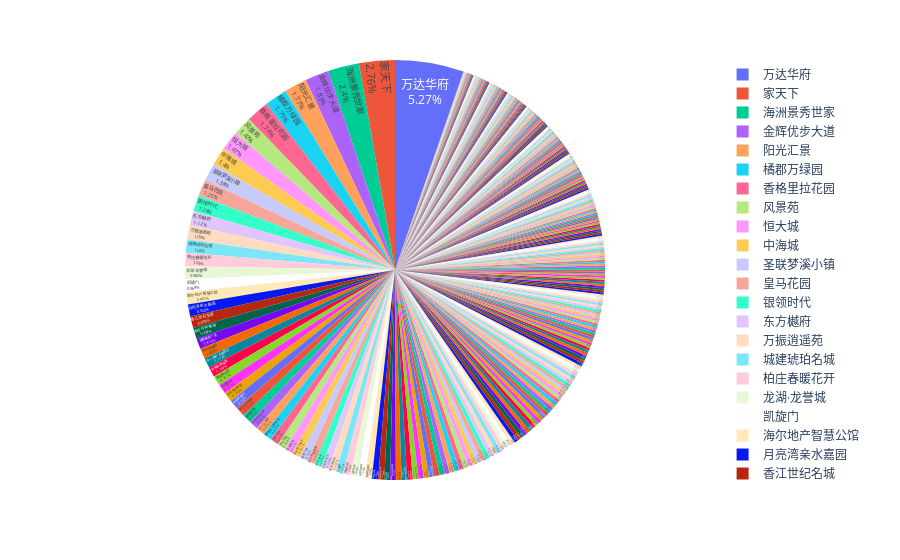

The cell this chart's notebook holds for it:
### Code cell
pd_df = df.toPandas()
fig = px.pie(pd_df,values='BuildingArea',names='xiaoqu')
fig.update_traces(textposition='inside', 
                  textinfo='percent+label'
                 )

### Figure 1 — Plotly figure (JSON) as saved in the notebook; plotly's stock layout.template omitted (floating-point values rounded to 4 significant figures; data arrays with more than 128 entries replaced by an {"elided": "..."} marker saying what was removed)
{"data": [{"domain": {"x": [0, 1], "y": [0, 1]}, "hovertemplate": "xiaoqu=%{label}<br>BuildingArea=%{value}<extra></extra>", "labels": {"elided": "1686 str values"}, "legendgroup": "", "name": "", "showlegend": true, "textinfo": "percent+label", "textposition": "inside", "type": "pie", "values": {"elided": "1686 int values"}}], "layout": {"legend": {"tracegroupgap": 0}, "margin": {"t": 60}}}
